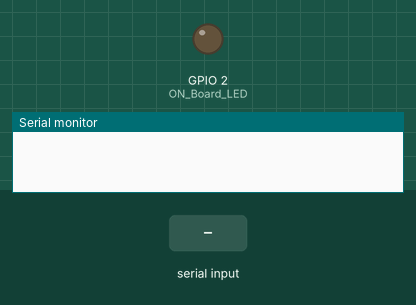
A sketch run on a simulated ESP8266 (NodeMCU). Parts: output pins drawn as LEDs (lit = HIGH), the last lines printed to the serial monitor. The inputs (shaded band) are chosen by the test bench. WiFi joins after 1.5 s; servers stay silent unless stated; uploads are accepted with an empty reply.

Above: at 0.0 s.
At 4.9 s:
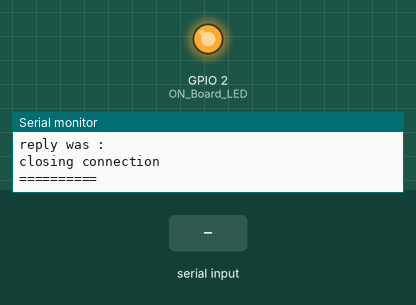
5.0 s: "A\n" received over Serial
7.8 s: "e\n" received over Serial
Timing chart, 0 to 10.8 s (numbered marks = the images above; inputs shaded):
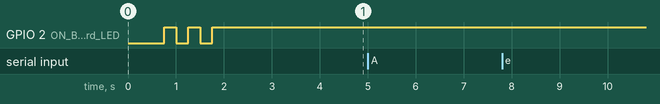

The sketch:

code_esp.ino
```cpp
#define BLYNK_TEMPLATE_ID "TMPL6Bmj6HSRY"
#define BLYNK_TEMPLATE_NAME "FGLG"
#define BLYNK_AUTH_TOKEN "ZD19DLIsc6lDRr4otwqPJ-Zw9ghLytqq"


#include <ESP8266WiFi.h>
#include <WiFiClientSecure.h>
#include <ESP8266WiFi.h>
#include <BlynkSimpleEsp8266.h>
#define ON_Board_LED 2
char kytu;
const char ssid[] = "Phòng 701+2";
const char pass[] = "abcd1234";
const char* host = "script.google.com";
const int httpsPort = 443;
WiFiClientSecure client;
BlynkTimer timer;
String GAS_ID = "AKfycby5hucIw4AiOiDl9Iy9YK8wKaGl24uFnn3rO19Uh0_xkbwe2ZMajr1GyXIeUg-VhMNknw";


BLYNK_WRITE(V0){
  int p = param.asInt();

}
BLYNK_WRITE(V1){
  int p = param.asInt();
}

void sendName() {
  Serial.println("==========");
  Serial.print("connecting to ");
  Serial.println(host);

  if (!client.connect(host, httpsPort)) {
   Serial.println("connection failed");
   return;
  }
  String string_temperature =  "DongMinhHoang";
  String url = "/macros/s/" + GAS_ID + "/exec?temperature=" + string_temperature;
  Serial.print("requesting URL: ");
  Serial.println(url);
  client.print(String("GET ") + url + " HTTP/1.1\r\n" +
    "Host: " + host + "\r\n" +
    "User-Agent: BuildFailureDetectorESP8266\r\n" +
    "Connection: close\r\n\r\n");
  Serial.println("request sent");

  while (client.connected()) {
    String line = client.readStringUntil('\n');
    if (line == "\r") {
      Serial.println("headers received");
      break;
    }
  }
  String line = client.readStringUntil('\n');
  if (line.startsWith("{\"state\":\"success\"")) {
    Serial.println("esp8266/Arduino CI successfull!");
  } else {
    Serial.println("esp8266/Arduino CI has failed");
  }
  Serial.print("reply was : ");
  Serial.println(line);
  Serial.println("closing connection");
  Serial.println("==========");
  Serial.println();
}
void sendpass() {
  Serial.println("==========");
  Serial.print("connecting to ");
  Serial.println(host);
  if (!client.connect(host, httpsPort)) {
    Serial.println("connection failed");
    return;
  }
  String string_temperature =  "password";
  String url = "/macros/s/" + GAS_ID + "/exec?temperature=" + string_temperature;
  Serial.print("requesting URL: ");
  Serial.println(url);

  client.print(String("GET ") + url + " HTTP/1.1\r\n" +
    "Host: " + host + "\r\n" +
    "User-Agent: BuildFailureDetectorESP8266\r\n" +
    "Connection: close\r\n\r\n");
  Serial.println("request sent");

  while (client.connected()) {
    String line = client.readStringUntil('\n');
    if (line == "\r") {
      Serial.println("headers received");
      break;
    }
  }
  String line = client.readStringUntil('\n');
  if (line.startsWith("{\"state\":\"success\"")) {
    Serial.println("esp8266/Arduino CI successfull!");
  } else {
    Serial.println("esp8266/Arduino CI has failed");
  }
  Serial.print("reply was : ");
  Serial.println(line);
  Serial.println("closing connection");
  Serial.println("==========");
  Serial.println();
}


void setup() {
  Serial.begin(9600);
  delay(500);
  WiFi.begin(ssid, pass);
  Serial.println("");

  pinMode(ON_Board_LED,OUTPUT);
  digitalWrite(ON_Board_LED, HIGH);
  Serial.print("Connecting");
  while (WiFi.status() != WL_CONNECTED) {
    Serial.print(".");
    digitalWrite(ON_Board_LED, LOW);
    delay(250);
    digitalWrite(ON_Board_LED, HIGH);
    delay(250);
  }
  digitalWrite(ON_Board_LED, HIGH);
  Serial.println("");
  Serial.print("Successfully connected to : ");
  Serial.println(ssid);
  Serial.print("IP address: ");
  Serial.println(WiFi.localIP());
  Serial.println();
  client.setInsecure();
  sendName();
  Blynk.begin(BLYNK_AUTH_TOKEN, ssid, pass);
}
void loop() {
  Blynk.run();
  if (Serial.available() > 0) {
    kytu = Serial.read();
    Serial.print("Received: ");
    Serial.println(kytu);
    if (kytu == 'A')
    {
      sendName();
      Serial.println("nhan thanh cong. mo bang khuon mat");
    }
    else if (kytu == 'e')
    {
      sendpass();
      Serial.println("nhan thanh cong. mo bang mat khau");
    }
    else
    {
      Serial.println("nhan khong thanh cong");
    }
  }
}
```
